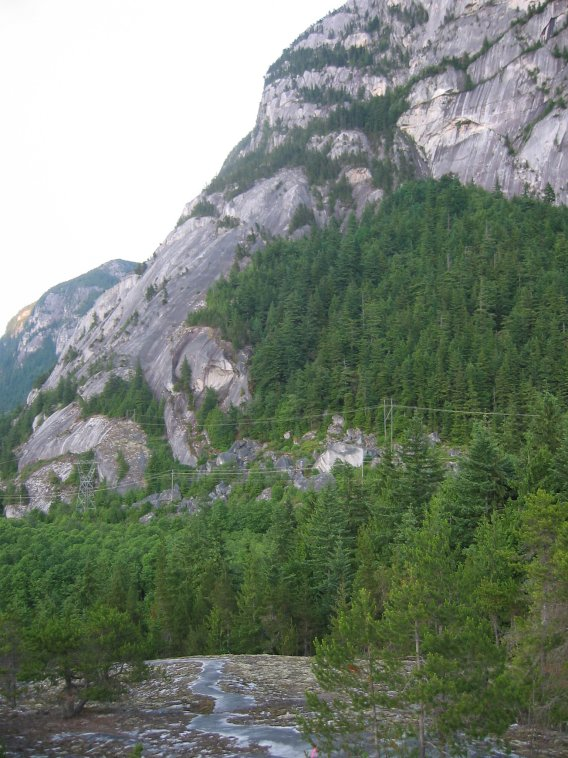
#> input picture 100-0023_img.jpg, 568 x 758 px
$ python main.py
#> lines starting #> are read from the running program, lines starting #| are printed output that depends on the picture; after the words box and inside, x2 and y2 are one past the last pixel; in counts of white or black regions, pixels touching at a corner belong together
import os
import cv2 as cv
import numpy as np


IMAGE_FILES = [
    "100-0023_img.jpg",  # left
    "100-0024_img.jpg",  # center
    "100-0025_img.jpg",  # right
]


def load_images():
    images = []

    for filename in IMAGE_FILES:
        img = cv.imread(filename)

        images.append(img)

    return images


def show_resized(window_name, img, max_width=900):
    h, w = img.shape[:2]

    if w > max_width:
        scale = max_width / w
        img = cv.resize(img, None, fx=scale, fy=scale)

    cv.imshow(window_name, img)

def detect_and_match(img1, img2):
    gray1 = cv.cvtColor(img1, cv.COLOR_BGR2GRAY)
    gray2 = cv.cvtColor(img2, cv.COLOR_BGR2GRAY)

    # SIFT 특징점 검출
    detector = cv.SIFT_create()

    keypoints1, descriptors1 = detector.detectAndCompute(gray1, None)
    keypoints2, descriptors2 = detector.detectAndCompute(gray2, None)

    print(f"[INFO] keypoints1: {len(keypoints1)}")
    print(f"[INFO] keypoints2: {len(keypoints2)}")

    # SIFT는 실수형 descriptor이므로 BruteForce L2 사용
    matcher = cv.DescriptorMatcher_create("BruteForce")

    # knnMatch: 가장 가까운 후보 2개를 찾음
    knn_matches = matcher.knnMatch(descriptors1, descriptors2, k=2)

    # Lowe's ratio test
    good_matches = []
    for m, n in knn_matches:
        if m.distance < 0.75 * n.distance:
            good_matches.append(m)

    print(f"[INFO] good matches: {len(good_matches)}")

    return keypoints1, keypoints2, good_matches

def compute_homography(kp1, kp2, matches):
    if len(matches) < 4:
        raise ValueError("Homography 계산에는 최소 4개의 매칭점이 필요합니다.")

    pts1 = np.float32([kp1[m.queryIdx].pt for m in matches])
    pts2 = np.float32([kp2[m.trainIdx].pt for m in matches])

    H, inlier_mask = cv.findHomography(pts1, pts2, cv.RANSAC, 5.0)

    if H is None:
        raise ValueError("Homography 계산 실패")

    inlier_count = int(inlier_mask.sum())
    print(f"[INFO] inliers: {inlier_count} / {len(matches)}")

    return H, inlier_mask

def get_image_corners(img):
    h, w = img.shape[:2]

    corners = np.float32([
        [0, 0],
        [w, 0],
        [w, h],
        [0, h]
    ]).reshape(-1, 1, 2)
    return corners

def transform_corners(img, H):
    corners = get_image_corners(img)
    transformed = cv.perspectiveTransform(corners, H)
    return transformed

def compute_canvas(left, center, right, H_left_to_center, H_right_to_center):
    center_corners = get_image_corners(center)

    left_corners = transform_corners(left, H_left_to_center)
    right_corners = transform_corners(right, H_right_to_center)

    all_corners = np.vstack((
        left_corners,
        center_corners,
        right_corners
    ))

    x_min, y_min = np.floor(all_corners.min(axis=0).ravel()).astype(int)
    x_max, y_max = np.ceil(all_corners.max(axis=0).ravel()).astype(int)

    translate_x = -x_min
    translate_y = -y_min

    canvas_width = x_max - x_min
    canvas_height = y_max - y_min

    T = np.array([
        [1, 0, translate_x],
        [0, 1, translate_y],
        [0, 0, 1]
    ], dtype=np.float64)

    print(f"[INFO] canvas size: {canvas_width} x {canvas_height}")
    print(f"[INFO] translation: ({translate_x}, {translate_y})")

    return canvas_width, canvas_height, T

def blend_images(base, overlay):
    mask_base = np.any(base > 0, axis=2)
    mask_overlay = np.any(overlay > 0, axis=2)

    overlap = mask_base & mask_overlay

    result = base.copy()

    # 단순 덮어쓰기 영역
    result[~mask_base & mask_overlay] = overlay[~mask_base & mask_overlay]

    # 겹치는 영역 → 평균 blending
    result[overlap] = (
        0.5 * base[overlap] + 0.5 * overlay[overlap]
    ).astype(np.uint8)

    return result


def stitch_images(left, center, right, H_left_to_center, H_right_to_center, canvas_width, canvas_height, T):
    H_left_canvas = T @ H_left_to_center
    H_center_canvas = T
    H_right_canvas = T @ H_right_to_center

    warped_left = cv.warpPerspective(left, H_left_canvas, (canvas_width, canvas_height))
    warped_center = cv.warpPerspective(center, H_center_canvas, (canvas_width, canvas_height))
    warped_right = cv.warpPerspective(right, H_right_canvas, (canvas_width, canvas_height))

    result = warped_center.copy()
    result = blend_images(result, warped_left)
    result = blend_images(result, warped_right)

    return result

def main():
    left, center, right = load_images()
#> in load_images, img is the input picture: shape (758, 568, 3); mean B, G, R 116.1, 130, 119.3

    # left-center 매칭
    kp_left, kp_center1, matches_left_center = detect_and_match(left, center)
#> in detect_and_match, `gray2 = cv.cvtColor(img2, cv.COLOR_BGR2GRAY)`:
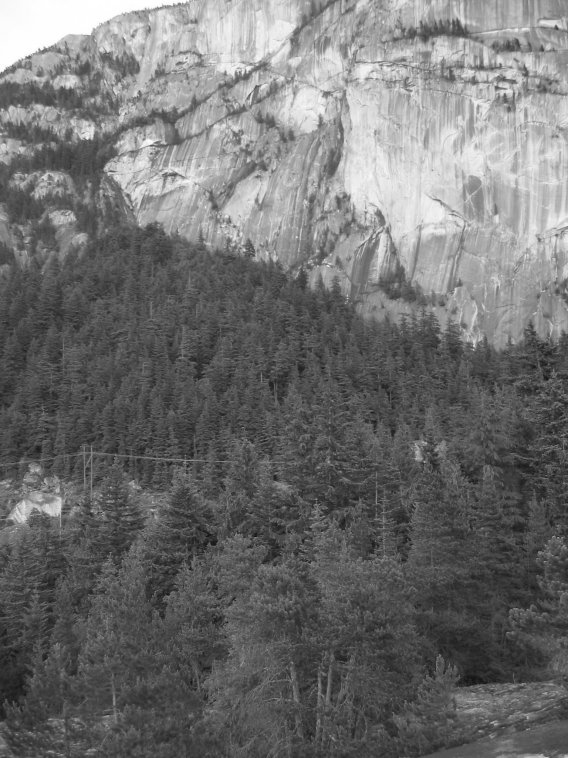
#> gray2: shape (758, 568); min 15, max 255, mean 111.4
#> in detect_and_match, `keypoints1, descriptors1 = detector.detectAndCompute(gray1, None)`: keypoints1 = 3223 keypoints; strongest (x, y, size): (263, 713, 1.9), (287, 436, 4), (378, 87, 12.3), (163, 736, 2.5)
#> in detect_and_match, `keypoints2, descriptors2 = detector.detectAndCompute(gray2, None)`: keypoints2 = 3858 keypoints; strongest (x, y, size): (86, 131, 12.5), (556, 28, 2.9), (497, 88, 3.1), (70, 81, 10)
#| [INFO] keypoints1: 3223
#| [INFO] keypoints2: 3858
#> in detect_and_match, `knn_matches = matcher.knnMatch(descriptors1, descriptors2, k=2)`: knn_matches = 3223 matches
#> after the loop in detect_and_match, `for m, n in knn_matches:`: good_matches = 844 matches
#| [INFO] good matches: 844
#> kp_left has the same summary as keypoints1 in detect_and_match; kp_center1 has the same summary as keypoints2 in detect_and_match; matches_left_center = 844 matches

    matched_left_center = cv.drawMatches(
        left, kp_left,
        center, kp_center1,
        matches_left_center[:100],
        None,
        flags=cv.DrawMatchesFlags_NOT_DRAW_SINGLE_POINTS
    )
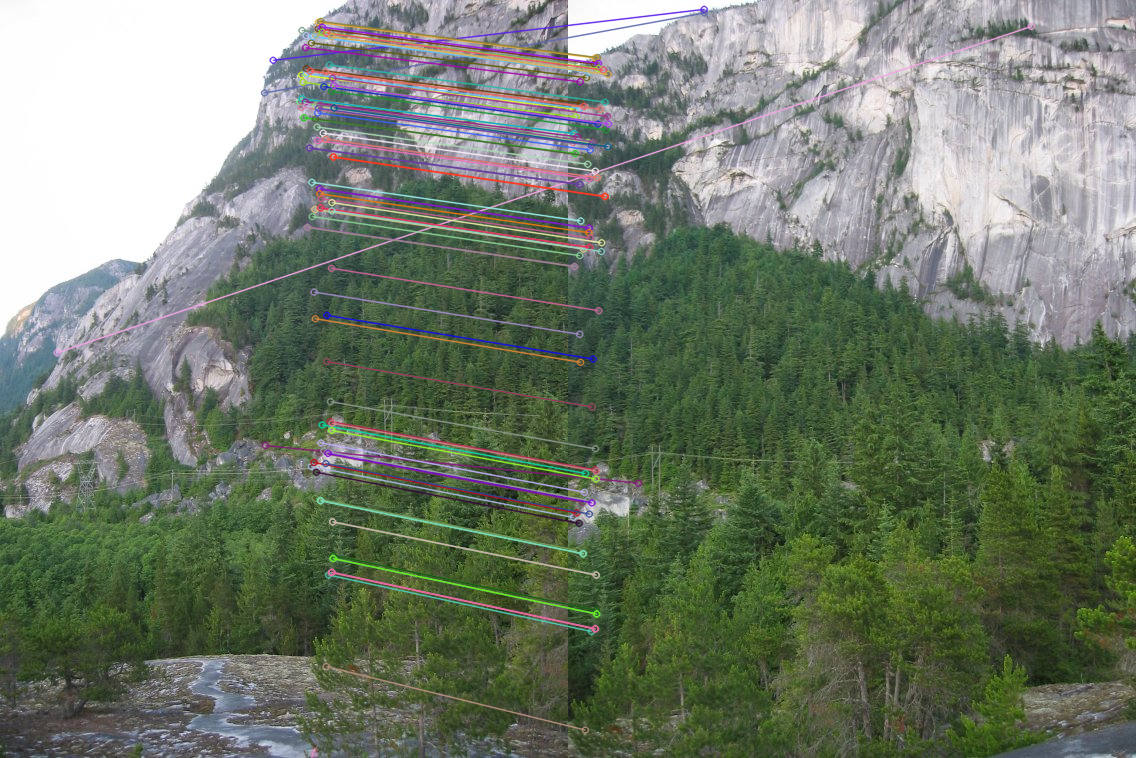
#> matched_left_center: shape (758, 1136, 3); mean B, G, R 107.5, 123.8, 113.6

    cv.imwrite("matches_left_center.jpg", matched_left_center)
    show_resized("left-center matches", matched_left_center)

    # center-right 매칭
    kp_center2, kp_right, matches_center_right = detect_and_match(center, right)
#> in detect_and_match (call 2), `gray2 = cv.cvtColor(img2, cv.COLOR_BGR2GRAY)`:
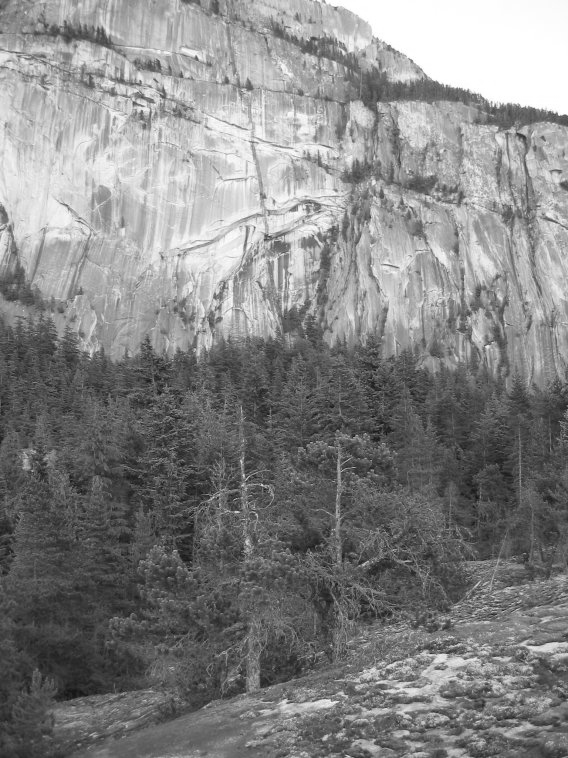
#> gray2: shape (758, 568); min 19, max 255, mean 132
#> in detect_and_match (call 2), `keypoints1, descriptors1 = detector.detectAndCompute(gray1, None)`: keypoints1 has the same summary as keypoints2
#> in detect_and_match (call 2), `keypoints2, descriptors2 = detector.detectAndCompute(gray2, None)`: keypoints2 = 4675 keypoints; strongest (x, y, size): (294, 209, 4.4), (325, 738, 3.6), (134, 103, 3.1), (487, 347, 2.5)
#| [INFO] keypoints1: 3858
#| [INFO] keypoints2: 4675
#> in detect_and_match (call 2), `knn_matches = matcher.knnMatch(descriptors1, descriptors2, k=2)`: knn_matches = 3858 matches
#> after the loop in detect_and_match (call 2), `for m, n in knn_matches:`: good_matches = 605 matches
#| [INFO] good matches: 605
#> kp_center2 = 3858 keypoints; strongest (x, y, size): (86, 131, 12.5), (556, 28, 2.9), (497, 88, 3.1), (70, 81, 10); kp_right has the same summary as keypoints2 in detect_and_match; matches_center_right = 605 matches

    matched_center_right = cv.drawMatches(
        center, kp_center2,
        right, kp_right,
        matches_center_right[:100],
        None,
        flags=cv.DrawMatchesFlags_NOT_DRAW_SINGLE_POINTS
    )
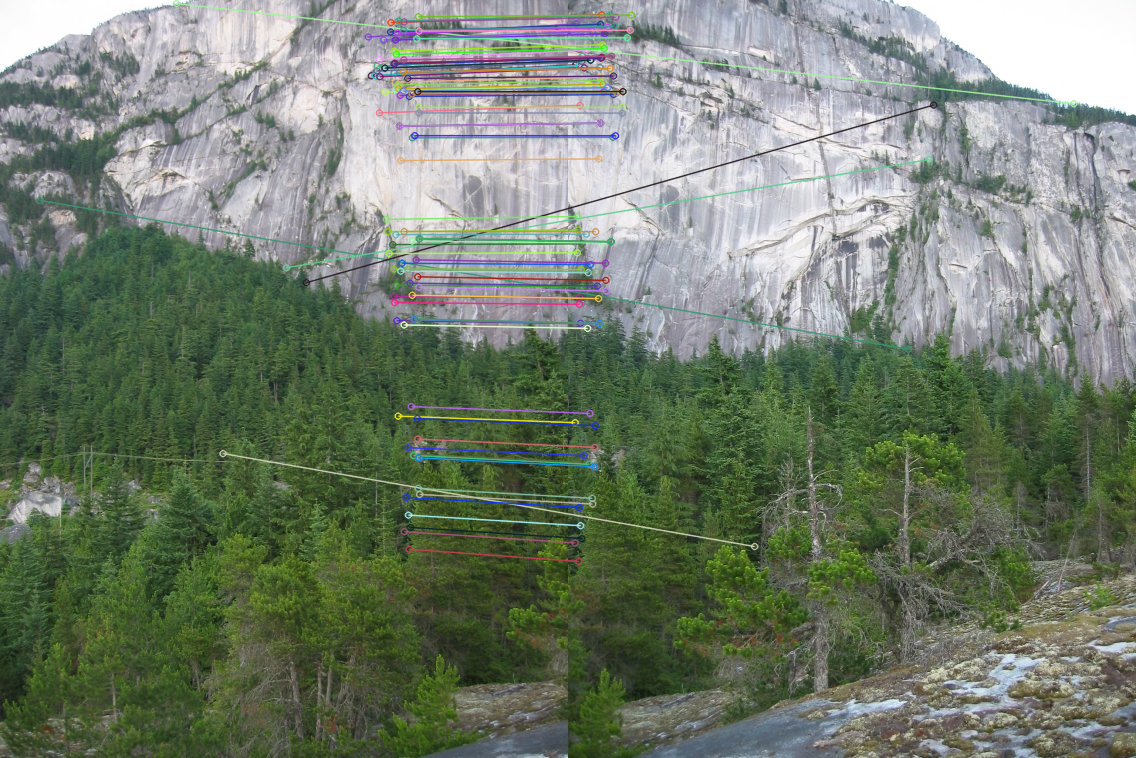
#> matched_center_right: shape (758, 1136, 3); mean B, G, R 109.8, 126.4, 115.4

    cv.imwrite("matches_center_right.jpg", matched_center_right)
    show_resized("center-right matches", matched_center_right)

    H_left_to_center, mask_left_center = compute_homography(
        kp_left,
        kp_center1,
        matches_left_center
    )
#> in compute_homography, `pts1 = np.float32([kp1[m.queryIdx].pt for m in matches])`: pts1 = 844 pairs, first value 56.7 to 563.6, second value 2.87 to 685.8
#> in compute_homography, `pts2 = np.float32([kp2[m.trainIdx].pt for m in matches])`: pts2 = 844 pairs, first value 3.06 to 474, second value 8.9 to 747.5
#> in compute_homography, `H, inlier_mask = cv.findHomography(pts1, pts2, cv.RANSAC, 5.0)`: H = [[1.22, -0.0326, -358.4], [0.185, 1.14, -18.18], [0.000414, -5.91e-05, 1]]; inlier_mask = 844 values, max 1 at index 4, min 0 at index 0, mean 0.992
#> in compute_homography, `inlier_count = int(inlier_mask.sum())`: inlier_count = 837
#| [INFO] inliers: 837 / 844
#> H_left_to_center has the same summary as H in compute_homography; mask_left_center has the same summary as inlier_mask in compute_homography

    H_center_to_right, mask_center_right = compute_homography(
        kp_center2,
        kp_right,
        matches_center_right
    )
#| [INFO] inliers: 567 / 605
#> H_center_to_right = [[1.33, -0.103, -480], [0.312, 1.26, -131.7], [0.000596, -3.33e-05, 1]]; mask_center_right = 605 values, max 1 at index 5, min 0 at index 0, mean 0.937

    H_right_to_center = np.linalg.inv(H_center_to_right)
#> H_right_to_center = [[0.603, 0.0571, 297.1], [-0.188, 0.778, 12.46], [-0.000366, -8.08e-06, 0.823]]

    canvas_width, canvas_height, T = compute_canvas(
        left,
        center,
        right,
        H_left_to_center,
        H_right_to_center
    )
#> in compute_canvas, `center_corners = get_image_corners(center)`: center_corners = [[0, 0], [568, 0], [568, 758], [0, 758]]
#> in transform_corners, `transformed = cv.perspectiveTransform(corners, H)`: transformed = [[-358.4, -18.18], [270, 70.24], [259.4, 796.8], [-401.1, 883.2]]
#> in compute_canvas, `left_corners = transform_corners(left, H_left_to_center)`: left_corners has the same summary as transformed in transform_corners
#> in compute_canvas, `right_corners = transform_corners(right, H_right_to_center)`: right_corners = [[360.9, 15.14], [1039.8, -152.9], [1121.3, 814.2], [416.6, 737.5]]
#> in compute_canvas, `all_corners = np.vstack(( left_corners, center_corners, right_corners ))`: all_corners = [[-358.4, -18.18], [270, 70.24], [259.4, 796.8], [-401.1, 883.2], [0, 0], [568, 0], [568, 758], [0, 758], [360.9, 15.14], [1039.8, -152.9], [1121.3, 814.2], [416.6, 737.5]]
#> in compute_canvas, `x_min, y_min = np.floor(all_corners.min(axis=0).ravel()).astype(int)`: x_min = -402; y_min = -153
#> in compute_canvas, `x_max, y_max = np.ceil(all_corners.max(axis=0).ravel()).astype(int)`: x_max = 1122; y_max = 884
#> in compute_canvas, `translate_x = -x_min`: translate_x = 402
#> in compute_canvas, `translate_y = -y_min`: translate_y = 153
#> in compute_canvas, `canvas_width = x_max - x_min`: canvas_width = 1524
#> in compute_canvas, `canvas_height = y_max - y_min`: canvas_height = 1037
#> in compute_canvas, `T = np.array([ [1, 0, translate_x], [0, 1, translate_y], [0, 0, 1] ], ..`: T = [[1, 0, 402], [0, 1, 153], [0, 0, 1]]
#| [INFO] canvas size: 1524 x 1037
#| [INFO] translation: (402, 153)
#> canvas_width = 1524; canvas_height = 1037; T = [[1, 0, 402], [0, 1, 153], [0, 0, 1]]

    stitched = stitch_images(
        left,
        center,
        right,
        H_left_to_center,
        H_right_to_center,
        canvas_width,
        canvas_height,
        T
    )
#> in stitch_images, `H_left_canvas = T @ H_left_to_center`: H_left_canvas = [[1.38, -0.0563, 43.57], [0.248, 1.13, 134.8], [0.000414, -5.91e-05, 1]]
#> in stitch_images, `H_center_canvas = T`: H_center_canvas = [[1, 0, 402], [0, 1, 153], [0, 0, 1]]
#> in stitch_images, `H_right_canvas = T @ H_right_to_center`: H_right_canvas = [[0.456, 0.0538, 628], [-0.244, 0.777, 138.4], [-0.000366, -8.08e-06, 0.823]]
#> in blend_images, `mask_base = np.any(base > 0, axis=2)`:
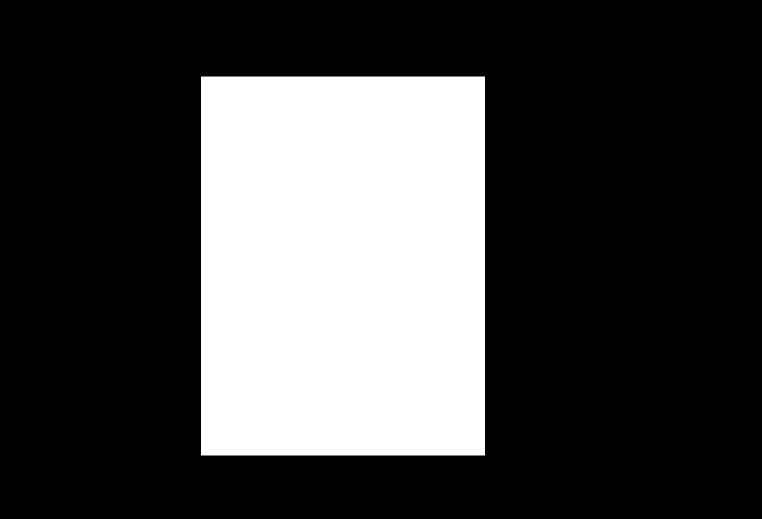
#> mask_base: shape (1037, 1524) bool (shown at 1/2 size); 27.2% white; 1 white region, box (x1, y1, x2, y2) and area: (402, 153, 970, 911) 430544
#> in blend_images, `mask_overlay = np.any(overlay > 0, axis=2)`: mask_overlay: shape (1037, 1524) bool; 33.3% white; 1 white region, box (x1, y1, x2, y2) and area: (0, 134, 672, 1037) 526474
#> in blend_images, `overlap = mask_base & mask_overlay`: overlap: shape (1037, 1524) bool; 11.9% white; 1 white region, box (x1, y1, x2, y2) and area: (402, 185, 672, 911) 187862
#> in blend_images, `result[overlap] = ( 0.5 * base[overlap] + 0.5 * overlay[overlap] ).ast..`: result: shape (1037, 1524, 3); mean B, G, R 56.3, 63.6, 58.7
#> in blend_images (call 2), `mask_base = np.any(base > 0, axis=2)`: mask_base: shape (1037, 1524) bool; 48.7% white; 1 white region, box (x1, y1, x2, y2) and area: (0, 134, 970, 1037) 769156
#> in blend_images (call 2), `mask_overlay = np.any(overlay > 0, axis=2)`:
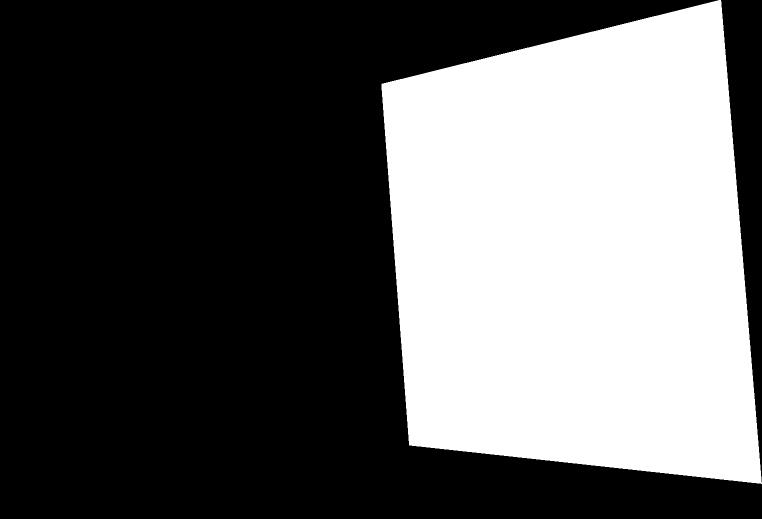
#> mask_overlay: shape (1037, 1524) bool (shown at 1/2 size); 37.3% white; 1 white region, box (x1, y1, x2, y2) and area: (763, 0, 1524, 968) 588902
#> in blend_images (call 2), `overlap = mask_base & mask_overlay`: overlap: shape (1037, 1524) bool; 8.5% white; 1 white region, box (x1, y1, x2, y2) and area: (763, 153, 970, 907) 133796
#> in blend_images (call 2), `result[~mask_base & mask_overlay] = overlay[~mask_base & mask_overlay]`:
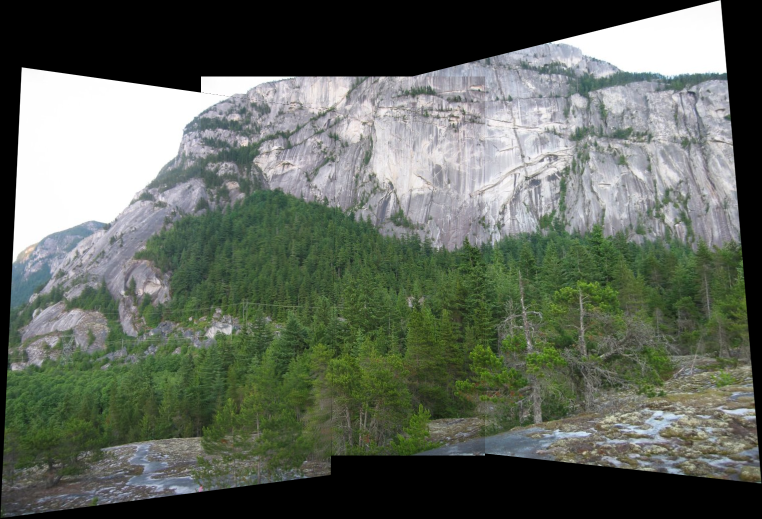
#> result: shape (1037, 1524, 3) (shown at 1/2 size); mean B, G, R 92.8, 103.5, 96.3
#> in blend_images (call 2), `result[overlap] = ( 0.5 * base[overlap] + 0.5 * overlay[overlap] ).ast..`: result: shape (1037, 1524, 3); 8.46% of pixels changed, all inside (x1, y1, x2, y2) = (763, 153, 970, 907)

    cv.imwrite("stitched_result.jpg", stitched)
    show_resized("stitched result", stitched, max_width=1200)

    cv.waitKey(0)
    cv.destroyAllWindows()


if __name__ == "__main__":
    main()
